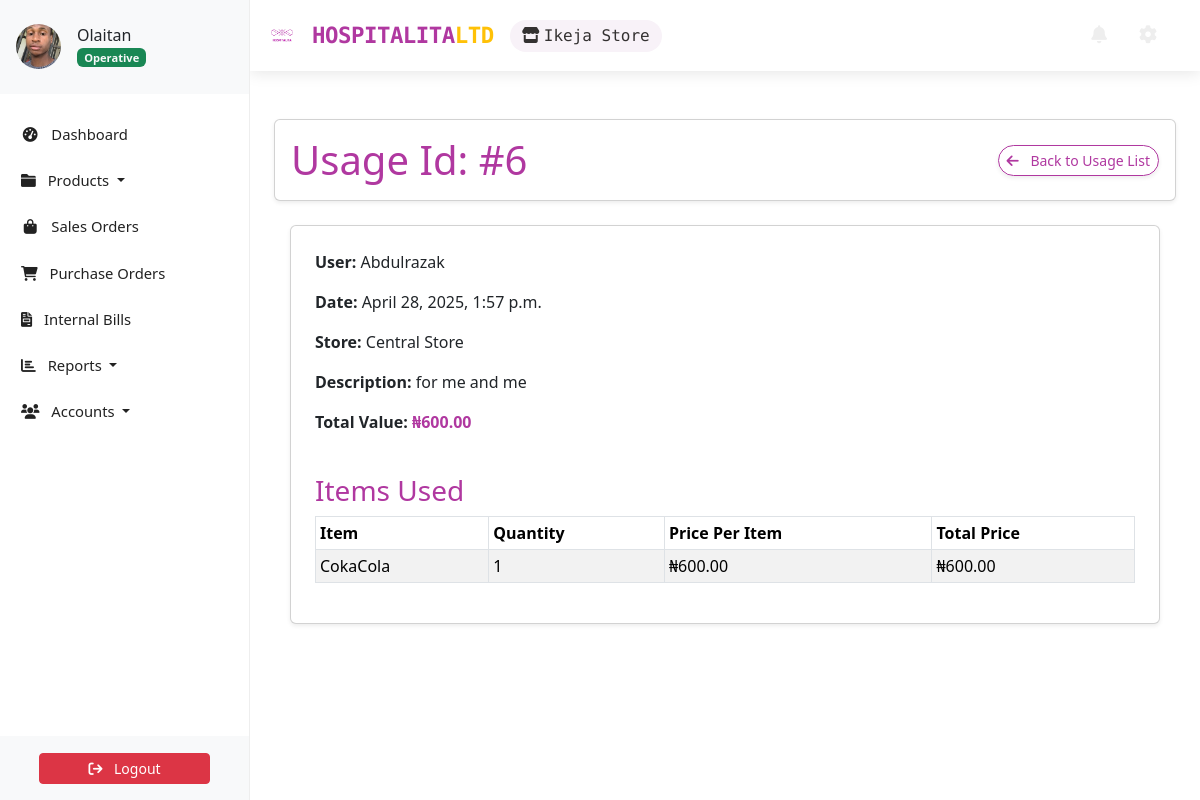
The page /bills/usage/usage-6/detail/ (signed in) on the database as committed earlier.
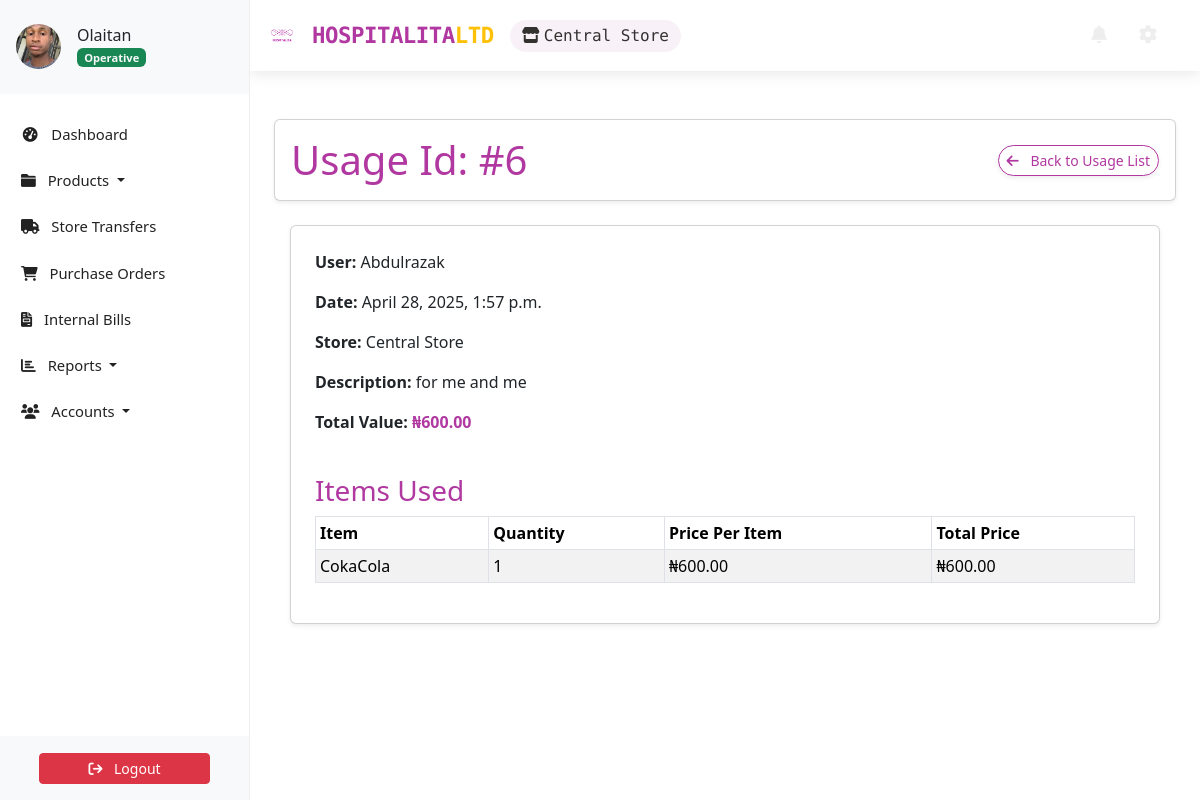
The same page on the database as committed later.
### accounts/models.py (models this page shows, shortened)
class Profile(AbstractBaseUser, PermissionsMixin):
    email = models.EmailField(unique=True, max_length=150)
    first_name = models.CharField(max_length=30, blank=True)
    last_name = models.CharField(max_length=30, blank=True)
    telephone = PhoneNumberField(null=True, blank=True)
    store = models.ForeignKey('store.Store', on_delete=models.CASCADE, null=True, blank=True, related_name='user')
    profile_picture = ProcessedImageField(
        default='profile_pics/default.jpg',
        upload_to='profile_pics',
        format='JPEG',
        processors=[ResizeToFill(150, 150)],
        options={'quality': 100}
    )
    status = models.CharField(max_length=12, choices=STATUS_CHOICES, default='INA')
    role = models.CharField(max_length=12, choices=ROLE_CHOICES, blank=True, null=True)
    slug = AutoSlugField(unique=True, populate_from='email')
    date_joined = models.DateTimeField(auto_now_add=True,  blank=True, null=True)
    last_login = models.DateTimeField(null=True, blank=True)
    is_active = models.BooleanField(default=True)
    is_staff = models.BooleanField(default=False)  # required by admin
    objects = ProfileManager()
    USERNAME_FIELD = 'email'
    REQUIRED_FIELDS = []  # optional: add first_name, last_name
    class Meta:
        verbose_name = 'Profile'
        verbose_name_plural = 'Profiles'

### store/models.py (models this page shows)
class Store(models.Model):
    name = models.CharField(max_length=100)
    address = models.TextField(blank=True)
    contact_number = models.CharField(max_length=15, blank=True)
    central = models.BooleanField(default=False)  # Indicates the central store (admin's primary)
    def __str__(self):
        return self.name

### bills/views.py (the view)
# urls.py: path('usage/<slug:slug>/detail/', InternalUsageDetailView.as_view(), name='usage_detail')
class InternalUsageDetailView(LoginRequiredMixin, UserPassesTestMixin, DetailView):
    model = InternalUsage
    template_name = 'bills/usage_detail.html'
    context_object_name = 'usage'
    def test_func(self):
        usage = self.get_object()
        return self.request.user.is_superuser or usage.store == self.request.user.store

### bills/models.py (called while the page is built)
    @property
    def total_value(self):
        return sum(detail.total_price for detail in self.details.all())

### store/context_processors.py (called while the page is built)
def unread_alerts_count(request):
    if request.user.is_authenticated:
        current_store = request.user.store
        count = StockAlert.objects.filter(store_inventory__store=current_store, is_read=False).count()
        return {'unread_alerts_count': count}
    return {'unread_alerts_count': 0}

### bills/templates/bills/usage_detail.html (shortened to what this page needs)
{% extends "store/base.html" %}
{% block content %}
<div class="container my-4">
    <div class="card shadow-sm rounded p-3">
        <div class="row align-items-center">
            <div class="col-md-6">
                <h4 class="display-6 mb-0 text-brand">Usage Id: #{{ usage.id }}</h4>
            </div>
            <div class="col-md-6 d-flex justify-content-end gap-2">
                <a class="btn btn-outline-brand btn-sm rounded-pill shadow-sm" href="{% url 'usage_list' %}">
                    <i class="fas fa-arrow-left me-2"></i> Back to Usage List
                </a>
            </div>
        </div>
    </div>
    <div class="container px-3 mt-4">
        <div class="card shadow-sm p-4">
            <p><strong>User:</strong> {{ usage.user.first_name }}</p>
            <p><strong>Date:</strong> {{ usage.date }}</p>
            <p><strong>Store:</strong> {{ usage.store }}</p>
            <p><strong>Description:</strong> {{ usage.description }}</p>
            <p><strong>Total Value:</strong> <span class="text-brand fw-bold">₦{{ usage.total_value }}</span></p>
            <h3 class="text-brand mt-4">Items Used</h3>
            <div class="table-responsive">
                <table class="table table-bordered table-striped table-hover table-sm">
                    <thead class="thead-light">
                        <tr>
                            <th>Item</th>
                            <th>Quantity</th>
                            <th>Price Per Item</th>
                            <th>Total Price</th>
                        </tr>
                    </thead>
                    <tbody>
                        {% for detail in usage.details.all %}
                        <tr>
                            <td>{{ detail.item.name }}</td>
                            <td>{{ detail.quantity }}</td>
                            <td>₦{{ detail.price_per_item }}</td>
                            <td>₦{{ detail.total_price }}</td>
                        </tr>
                        {% endfor %}
                    </tbody>
                </table>
            </div>
        </div>
    </div>
</div>
{% endblock %}

### store/templates/store/base.html (shortened to what this page needs)
<!DOCTYPE html>
<html lang="en">
    <head>
        {% load static %}
        <link href="https://cdn.jsdelivr.net/npm/bootstrap@5.3.3/dist/css/bootstrap.min.css" rel="stylesheet">
        <link rel="stylesheet" type="text/css" href="https://unpkg.com/@webpixels/css@1.1.5/dist/index.css">
        <link rel="stylesheet" href="{% static '/css/style.css' %}" type="text/css">
        <link rel="stylesheet" href="https://cdnjs.cloudflare.com/ajax/libs/font-awesome/5.15.4/css/all.min.css">
    </head>
    <body>
        {% include "store/sidebar.html" %}
        <section id="wrapper">
          <nav class="navbar navbar-expand-md navbar-light">
            <div class="container-fluid">
                <div class="d-flex align-items-center">
                    <a class="navbar-brand" href="{% url 'dashboard' %}" style="color: #b038a0;">
                        <img src="{% static 'images/logo/hospitalialogo.png' %}" alt="Hospitalita Logo" class="navbar-logo">
                        HOSPITALITA<span class="text-warning">LTD</span>
                    </a>
                    {% if request.user.is_authenticated and request.user.store %}
                    <div class="store-display">
                        <i class="fas fa-store me-1"></i>{{ request.user.store.name }}
                    </div>
                    {% endif %}
                </div>
                <div class="collapse navbar-collapse" id="toggle-navbar">
                    <ul class="navbar-nav ms-auto align-items-center">
                        <li class="nav-item me-3">
                            <a class="nav-link position-relative nav-icon" href="{% url 'notifications' %}">
                                <i class="fa fa-bell"></i>
                            </a>
                        </li>
                        <li class="nav-item me-2">
                            <a class="nav-link nav-icon" href="/hospitalita-admin/" title="Admin Dashboard">
                                <i class="fas fa-cog"></i>
                            </a>
                        </li>
                    </ul>
                </div>
            </div>
        </nav>
          <main class="container py-4">
            {% block content %}{% endblock content %}
          </main>
        </section>
    </body>
</html>

### store/templates/store/sidebar.html (shortened to what the changed rows need)
<link href="https://cdn.jsdelivr.net/npm/bootstrap@5.3.3/dist/css/bootstrap.min.css" rel="stylesheet">
<link href="https://cdnjs.cloudflare.com/ajax/libs/font-awesome/6.0.0-beta3/css/all.min.css" rel="stylesheet">
<aside class="sidebar position-fixed top-0 left-0 overflow-auto h-100 bg-white text-dark" id="show-side-navigation1">
    <div class="sidebar-header d-flex align-items-center px-3 py-4 border-bottom border-light" style="background-color:#f8f9fa ;">
        <div class="d-flex align-items-center text-decoration-none text-dark">
            <img class="rounded-circle img-fluid" id="sidebar-img" width="45" src="{{ request.user.profile_picture.url }}" alt="Profile Picture" />
            <div class="ms-3">
                <h5 class="fs-6 mb-0">
                    {{ request.user.first_name }}{% if request.user.role == 'AD' %} <i class="fa-solid fa-circle-check text-success"></i>{% endif %}
                </h5>
                <span class="badge bg-success text-light">
                    {% if request.user.role == 'AD' %}
                        Admin
                    {% elif request.user.role == 'EX' %}
                        Executive
                    {% else %}
                        Operative
                    {% endif %}
                </span>
            </div>
        </div>
    </div>
    <div class="nav-container">
        <ul class="nav flex-column mt-3">
            <li class="nav-item mb-2">
                {% if request.user.store.central %}
                <a class="nav-link {% if request.resolver_match.url_name == 'transfer-create' or request.resolver_match.url_name == 'transferslist' %}active{% endif %}" href="{% url 'transferslist' %}">
                    <i class="fa fa-truck fa-fw me-2"></i> Store Transfers
                </a>
                {% else %}
                <a class="nav-link {% if request.resolver_match.url_name == 'saleslist' %}active{% endif %}" href="{% url 'saleslist' %}">
                    <i class="fa fa-shopping-bag fa-fw me-2"></i> Sales Orders
                </a>
                {% endif %}
            </li>
        </ul>
    </div>
</aside>

Rows that differ between the two databases and show on the page:
changed Profile "Olaitan": store_id 2 → 1 (drawn); user.store.name "Ikeja Store" → "Central Store"
Other text that changed with them:
text no longer shown: "Sales Orders"
text now shown: "Store Transfers"
